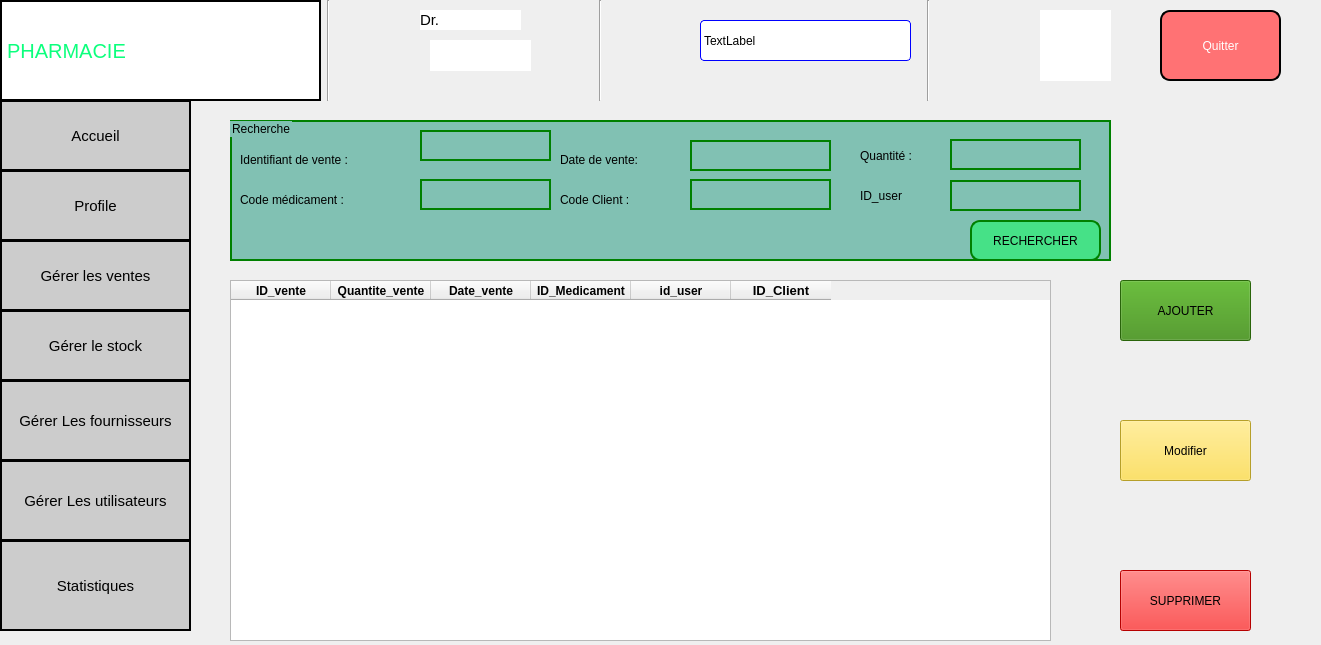
<?xml version="1.0" encoding="UTF-8"?>
<ui version="4.0">
 <class>gestion_ventes</class>
 <widget class="QDialog" name="gestion_ventes">
  <property name="geometry">
   <rect>
    <x>0</x>
    <y>0</y>
    <width>1321</width>
    <height>645</height>
   </rect>
  </property>
  <property name="windowTitle">
   <string>Dialog</string>
  </property>
  <widget class="QPushButton" name="pushButton_gere_vente">
   <property name="geometry">
    <rect>
     <x>0</x>
     <y>240</y>
     <width>191</width>
     <height>71</height>
    </rect>
   </property>
   <property name="styleSheet">
    <string notr="true">
 background-color: rgb(204, 204, 204);;font-size:15px;border:2px solid black;</string>
   </property>
   <property name="text">
    <string>Gérer les ventes</string>
   </property>
  </widget>
  <widget class="QPushButton" name="pushButton_supprimer_fournisseur">
   <property name="geometry">
    <rect>
     <x>1120</x>
     <y>570</y>
     <width>131</width>
     <height>61</height>
    </rect>
   </property>
   <property name="styleSheet">
    <string notr="true">font: 16pt &quot;Algerian&quot;;
 background-color: rgb(255, 0, 0);</string>
   </property>
   <property name="text">
    <string>SUPPRIMER</string>
   </property>
  </widget>
  <widget class="QLabel" name="label">
   <property name="geometry">
    <rect>
     <x>900</x>
     <y>540</y>
     <width>37</width>
     <height>12</height>
    </rect>
   </property>
   <property name="text">
    <string/>
   </property>
  </widget>
  <widget class="QLabel" name="label_2">
   <property name="geometry">
    <rect>
     <x>0</x>
     <y>0</y>
     <width>321</width>
     <height>101</height>
    </rect>
   </property>
   <property name="styleSheet">
    <string notr="true">background-color: rgb(255, 255, 255);font-size:20px;
 font: 20pt &quot;Segoe Script&quot;;border:2px solid black;
 color: rgb(12, 255, 125);</string>
   </property>
   <property name="text">
    <string>PHARMACIE</string>
   </property>
  </widget>
  <widget class="QPushButton" name="pushButton_gerer_fournisseur">
   <property name="geometry">
    <rect>
     <x>0</x>
     <y>380</y>
     <width>191</width>
     <height>81</height>
    </rect>
   </property>
   <property name="styleSheet">
    <string notr="true">background-color: rgb(204, 204, 204);font-size:15px;border:2px solid black;</string>
   </property>
   <property name="text">
    <string>Gérer Les fournisseurs</string>
   </property>
  </widget>
  <widget class="QPushButton" name="pushButton_accueilgerat">
   <property name="geometry">
    <rect>
     <x>0</x>
     <y>100</y>
     <width>191</width>
     <height>71</height>
    </rect>
   </property>
   <property name="styleSheet">
    <string notr="true">background-color: rgb(204, 204, 204);
 font-size:15px;

 border:2px solid black;</string>
   </property>
   <property name="text">
    <string>Accueil</string>
   </property>
  </widget>
  <widget class="QPushButton" name="pushButton_Ajouter_fournisseur">
   <property name="geometry">
    <rect>
     <x>1120</x>
     <y>280</y>
     <width>131</width>
     <height>61</height>
    </rect>
   </property>
   <property name="styleSheet">
    <string notr="true">font: 16pt &quot;Algerian&quot;;
 background-color: rgb(58, 140, 14);</string>
   </property>
   <property name="text">
    <string>AJOUTER</string>
   </property>
  </widget>
  <widget class="Line" name="line_2">
   <property name="geometry">
    <rect>
     <x>320</x>
     <y>0</y>
     <width>16</width>
     <height>101</height>
    </rect>
   </property>
   <property name="orientation">
    <enum>Qt::Vertical</enum>
   </property>
  </widget>
  <widget class="QPushButton" name="ButtonProfil_gerant">
   <property name="geometry">
    <rect>
     <x>0</x>
     <y>170</y>
     <width>191</width>
     <height>71</height>
    </rect>
   </property>
   <property name="styleSheet">
    <string notr="true">font-size:15px;border:2px solid black;
 background-color: rgb(204, 204, 204);</string>
   </property>
   <property name="text">
    <string>Profile</string>
   </property>
  </widget>
  <widget class="QLabel" name="nome_user">
   <property name="geometry">
    <rect>
     <x>430</x>
     <y>40</y>
     <width>101</width>
     <height>31</height>
    </rect>
   </property>
   <property name="styleSheet">
    <string notr="true">background-color:white;
 font: 900 14pt &quot;Arial Black&quot;;</string>
   </property>
   <property name="text">
    <string/>
   </property>
  </widget>
  <widget class="QLabel" name="label_6">
   <property name="geometry">
    <rect>
     <x>420</x>
     <y>10</y>
     <width>101</width>
     <height>20</height>
    </rect>
   </property>
   <property name="styleSheet">
    <string notr="true">background-color: rgb(255, 255, 255);font-size:15px;
 font: 600 16pt &quot;Segoe UI Variable Text Semibold&quot;;</string>
   </property>
   <property name="text">
    <string>Dr.</string>
   </property>
  </widget>
  <widget class="Line" name="line">
   <property name="geometry">
    <rect>
     <x>920</x>
     <y>0</y>
     <width>16</width>
     <height>101</height>
    </rect>
   </property>
   <property name="orientation">
    <enum>Qt::Vertical</enum>
   </property>
  </widget>
  <widget class="QPushButton" name="pushButton_gerer_rupture_2">
   <property name="geometry">
    <rect>
     <x>0</x>
     <y>540</y>
     <width>191</width>
     <height>91</height>
    </rect>
   </property>
   <property name="styleSheet">
    <string notr="true">background-color: rgb(204, 204, 204);font-size:15px;border:2px solid black;</string>
   </property>
   <property name="text">
    <string>Statistiques</string>
   </property>
  </widget>
  <widget class="QLabel" name="label_8">
   <property name="geometry">
    <rect>
     <x>230</x>
     <y>10</y>
     <width>61</width>
     <height>81</height>
    </rect>
   </property>
   <property name="styleSheet">
    <string notr="true">background-color: rgb(255, 255, 255);</string>
   </property>
   <property name="text">
    <string/>
   </property>
   <property name="pixmap">
    <pixmap resource="ressource.qrc">:/res/image/devenir-pharmacien-921x1024.png</pixmap>
   </property>
   <property name="scaledContents">
    <bool>true</bool>
   </property>
  </widget>
  <widget class="QPushButton" name="pushButton_Modifier_fournisseur">
   <property name="geometry">
    <rect>
     <x>1120</x>
     <y>420</y>
     <width>131</width>
     <height>61</height>
    </rect>
   </property>
   <property name="styleSheet">
    <string notr="true">font: 16pt &quot;Algerian&quot;;
 background-color: rgb(255, 222, 58);</string>
   </property>
   <property name="text">
    <string>Modifier</string>
   </property>
  </widget>
  <widget class="QLabel" name="label_5">
   <property name="geometry">
    <rect>
     <x>620</x>
     <y>10</y>
     <width>61</width>
     <height>61</height>
    </rect>
   </property>
   <property name="text">
    <string/>
   </property>
   <property name="pixmap">
    <pixmap resource="ressource.qrc">:/res/image/OIP (3).jpeg</pixmap>
   </property>
   <property name="scaledContents">
    <bool>true</bool>
   </property>
  </widget>
  <widget class="Line" name="line_4">
   <property name="geometry">
    <rect>
     <x>590</x>
     <y>0</y>
     <width>20</width>
     <height>101</height>
    </rect>
   </property>
   <property name="orientation">
    <enum>Qt::Vertical</enum>
   </property>
  </widget>
  <widget class="QPushButton" name="pushButton_gerer_utilisateurs">
   <property name="geometry">
    <rect>
     <x>0</x>
     <y>460</y>
     <width>191</width>
     <height>81</height>
    </rect>
   </property>
   <property name="styleSheet">
    <string notr="true">background-color: rgb(204, 204, 204);font-size:15px;border:2px solid black;</string>
   </property>
   <property name="text">
    <string>Gérer Les utilisateurs</string>
   </property>
  </widget>
  <widget class="QPushButton" name="pushButton_gerer_stock">
   <property name="geometry">
    <rect>
     <x>0</x>
     <y>310</y>
     <width>191</width>
     <height>71</height>
    </rect>
   </property>
   <property name="styleSheet">
    <string notr="true">background-color: rgb(204, 204, 204);font-size:15px;border:2px solid black;</string>
   </property>
   <property name="text">
    <string>Gérer le stock</string>
   </property>
  </widget>
  <widget class="QGroupBox" name="groupBox">
   <property name="geometry">
    <rect>
     <x>230</x>
     <y>120</y>
     <width>881</width>
     <height>141</height>
    </rect>
   </property>
   <property name="styleSheet">
    <string notr="true">font: 16pt &quot;Arial Rounded MT Bold&quot;;border:2px solid green;
 background-color:#81c1b3;
 color: rgb(0, 0, 0);</string>
   </property>
   <property name="title">
    <string>Recherche</string>
   </property>
   <widget class="QLabel" name="label_9">
    <property name="geometry">
     <rect>
      <x>10</x>
      <y>70</y>
      <width>131</width>
      <height>20</height>
     </rect>
    </property>
    <property name="styleSheet">
     <string notr="true">font: 12pt &quot;Arial&quot;;
 color:#000;
 border:0;</string>
    </property>
    <property name="text">
     <string>Code médicament :</string>
    </property>
   </widget>
   <widget class="QLineEdit" name="lineEdit_date_vente">
    <property name="geometry">
     <rect>
      <x>460</x>
      <y>20</y>
      <width>141</width>
      <height>31</height>
     </rect>
    </property>
    <property name="styleSheet">
     <string notr="true"/>
    </property>
    <property name="alignment">
     <set>Qt::AlignCenter</set>
    </property>
   </widget>
   <widget class="QLabel" name="label_10">
    <property name="geometry">
     <rect>
      <x>630</x>
      <y>20</y>
      <width>81</width>
      <height>31</height>
     </rect>
    </property>
    <property name="styleSheet">
     <string notr="true">font: 12pt &quot;Arial&quot;;
 color:#000;
 border:0;</string>
    </property>
    <property name="text">
     <string>Quantité :</string>
    </property>
   </widget>
   <widget class="QLineEdit" name="lineEdit_Quantit">
    <property name="geometry">
     <rect>
      <x>720</x>
      <y>19</y>
      <width>131</width>
      <height>31</height>
     </rect>
    </property>
    <property name="alignment">
     <set>Qt::AlignCenter</set>
    </property>
   </widget>
   <widget class="QLineEdit" name="lineEdit_id_vente">
    <property name="geometry">
     <rect>
      <x>190</x>
      <y>10</y>
      <width>131</width>
      <height>31</height>
     </rect>
    </property>
   </widget>
   <widget class="QLabel" name="label_11">
    <property name="geometry">
     <rect>
      <x>330</x>
      <y>30</y>
      <width>111</width>
      <height>20</height>
     </rect>
    </property>
    <property name="styleSheet">
     <string notr="true">font: 12pt &quot;Arial&quot;;
 color:#000;
 border:0;</string>
    </property>
    <property name="text">
     <string>Date de vente:</string>
    </property>
   </widget>
   <widget class="QLineEdit" name="lineEdit_codeMed">
    <property name="geometry">
     <rect>
      <x>190</x>
      <y>59</y>
      <width>131</width>
      <height>31</height>
     </rect>
    </property>
   </widget>
   <widget class="QLabel" name="label_12">
    <property name="geometry">
     <rect>
      <x>330</x>
      <y>70</y>
      <width>111</width>
      <height>20</height>
     </rect>
    </property>
    <property name="styleSheet">
     <string notr="true">font: 12pt &quot;Arial&quot;;
 color:#000;
 border:0;</string>
    </property>
    <property name="text">
     <string>Code Client :</string>
    </property>
   </widget>
   <widget class="QPushButton" name="pushButton_Recherchevente">
    <property name="geometry">
     <rect>
      <x>740</x>
      <y>100</y>
      <width>131</width>
      <height>41</height>
     </rect>
    </property>
    <property name="styleSheet">
     <string notr="true">font: 12pt &quot;Arial Rounded MT Bold&quot;;
 background-color: rgb(70, 225, 135);border-radius:10px;</string>
    </property>
    <property name="text">
     <string>RECHERCHER</string>
    </property>
   </widget>
   <widget class="QLabel" name="label_13">
    <property name="geometry">
     <rect>
      <x>10</x>
      <y>30</y>
      <width>141</width>
      <height>20</height>
     </rect>
    </property>
    <property name="styleSheet">
     <string notr="true">font: 12pt &quot;Arial&quot;;
 color:#000;
 border:0;</string>
    </property>
    <property name="text">
     <string>Identifiant de vente :</string>
    </property>
   </widget>
   <widget class="QLineEdit" name="lineEdit_idClient">
    <property name="geometry">
     <rect>
      <x>460</x>
      <y>59</y>
      <width>141</width>
      <height>31</height>
     </rect>
    </property>
    <property name="styleSheet">
     <string notr="true">border:2px solid green;</string>
    </property>
    <property name="alignment">
     <set>Qt::AlignCenter</set>
    </property>
   </widget>
   <widget class="QLineEdit" name="lineEdit_ID_user">
    <property name="geometry">
     <rect>
      <x>720</x>
      <y>60</y>
      <width>131</width>
      <height>31</height>
     </rect>
    </property>
    <property name="alignment">
     <set>Qt::AlignCenter</set>
    </property>
   </widget>
   <widget class="QLabel" name="label_14">
    <property name="geometry">
     <rect>
      <x>630</x>
      <y>60</y>
      <width>81</width>
      <height>31</height>
     </rect>
    </property>
    <property name="styleSheet">
     <string notr="true">font: 12pt &quot;Arial&quot;;
 color:#000;
 border:0;</string>
    </property>
    <property name="text">
     <string>ID_user</string>
    </property>
   </widget>
   <widget class="QLabel" name="label_3">
    <property name="geometry">
     <rect>
      <x>100</x>
      <y>-130</y>
      <width>961</width>
      <height>101</height>
     </rect>
    </property>
    <property name="styleSheet">
     <string notr="true">background-color: rgb(255, 255, 255);border:2px solid black;</string>
    </property>
    <property name="text">
     <string/>
    </property>
   </widget>
  </widget>
  <widget class="QTableWidget" name="tableventeWidget">
   <property name="geometry">
    <rect>
     <x>230</x>
     <y>280</y>
     <width>821</width>
     <height>361</height>
    </rect>
   </property>
   <property name="styleSheet">
    <string notr="true">font: 10pt &quot;Arial Rounded MT Bold&quot;;
 ;border:1px solid  black ;border-radius:5px;
 background-color: rgb(225, 255, 255);
 color: rgb(0, 0, 0);
 font: 700 10pt &quot;Segoe UI&quot;;
 text-align:center;
 td{
         background-color: rgb(150, 152, 120)
 }</string>
   </property>
   <column>
    <property name="text">
     <string>ID_vente</string>
    </property>
    <property name="font">
     <font>
      <bold>true</bold>
     </font>
    </property>
    <property name="background">
     <color>
      <red>115</red>
      <green>176</green>
      <blue>172</blue>
     </color>
    </property>
    <property name="foreground">
     <brush brushstyle="SolidPattern">
      <color alpha="255">
       <red>0</red>
       <green>0</green>
       <blue>0</blue>
      </color>
     </brush>
    </property>
   </column>
   <column>
    <property name="text">
     <string>Quantite_vente</string>
    </property>
    <property name="font">
     <font>
      <bold>true</bold>
     </font>
    </property>
    <property name="background">
     <color>
      <red>115</red>
      <green>176</green>
      <blue>172</blue>
     </color>
    </property>
   </column>
   <column>
    <property name="text">
     <string>Date_vente</string>
    </property>
    <property name="font">
     <font>
      <bold>true</bold>
     </font>
    </property>
    <property name="background">
     <color>
      <red>115</red>
      <green>176</green>
      <blue>172</blue>
     </color>
    </property>
   </column>
   <column>
    <property name="text">
     <string>ID_Medicament</string>
    </property>
    <property name="font">
     <font>
      <bold>true</bold>
     </font>
    </property>
    <property name="background">
     <color>
      <red>115</red>
      <green>176</green>
      <blue>172</blue>
     </color>
    </property>
   </column>
   <column>
    <property name="text">
     <string>id_user</string>
    </property>
    <property name="font">
     <font>
      <bold>true</bold>
     </font>
    </property>
    <property name="background">
     <color>
      <red>115</red>
      <green>176</green>
      <blue>172</blue>
     </color>
    </property>
   </column>
   <column>
    <property name="text">
     <string>ID_Client</string>
    </property>
    <property name="font">
     <font>
      <pointsize>10</pointsize>
      <bold>true</bold>
     </font>
    </property>
    <property name="background">
     <color>
      <red>115</red>
      <green>176</green>
      <blue>172</blue>
     </color>
    </property>
   </column>
  </widget>
  <widget class="QLabel" name="label_date">
   <property name="geometry">
    <rect>
     <x>700</x>
     <y>20</y>
     <width>211</width>
     <height>41</height>
    </rect>
   </property>
   <property name="styleSheet">
    <string notr="true">border:1px solid blue;border-radius:4px;
 font: 14pt &quot;Rockwell&quot;;
 background-color: rgb(255, 255, 255);</string>
   </property>
   <property name="text">
    <string>TextLabel</string>
   </property>
  </widget>
  <widget class="QLabel" name="label_15">
   <property name="geometry">
    <rect>
     <x>1040</x>
     <y>10</y>
     <width>71</width>
     <height>71</height>
    </rect>
   </property>
   <property name="styleSheet">
    <string notr="true">background-color: white;</string>
   </property>
   <property name="text">
    <string/>
   </property>
   <property name="pixmap">
    <pixmap resource="ressource.qrc">:/res/image/R (1).png</pixmap>
   </property>
   <property name="scaledContents">
    <bool>true</bool>
   </property>
  </widget>
  <widget class="QPushButton" name="pushButtonquitter">
   <property name="geometry">
    <rect>
     <x>1160</x>
     <y>10</y>
     <width>121</width>
     <height>71</height>
    </rect>
   </property>
   <property name="styleSheet">
    <string notr="true">border:2px solid black;color:white;border-radius:10px;
 font: 900 12pt &quot;Arial Black&quot;;
 background-color: rgb(255, 114, 116);</string>
   </property>
   <property name="text">
    <string>Quitter</string>
   </property>
  </widget>
  <widget class="QLabel" name="label_4">
   <property name="geometry">
    <rect>
     <x>330</x>
     <y>10</y>
     <width>61</width>
     <height>81</height>
    </rect>
   </property>
   <property name="text">
    <string/>
   </property>
   <property name="pixmap">
    <pixmap resource="ressource.qrc">:/res/image/WhatsApp Image 2024-04-30 à 20.55.44_6b270705.jpg</pixmap>
   </property>
   <property name="scaledContents">
    <bool>true</bool>
   </property>
  </widget>
  <zorder>pushButton_gerer_utilisateurs</zorder>
  <zorder>pushButton_gere_vente</zorder>
  <zorder>pushButton_supprimer_fournisseur</zorder>
  <zorder>label</zorder>
  <zorder>label_2</zorder>
  <zorder>pushButton_gerer_fournisseur</zorder>
  <zorder>pushButton_accueilgerat</zorder>
  <zorder>pushButton_Ajouter_fournisseur</zorder>
  <zorder>line_2</zorder>
  <zorder>ButtonProfil_gerant</zorder>
  <zorder>nome_user</zorder>
  <zorder>label_6</zorder>
  <zorder>line</zorder>
  <zorder>pushButton_gerer_rupture_2</zorder>
  <zorder>label_8</zorder>
  <zorder>pushButton_Modifier_fournisseur</zorder>
  <zorder>label_5</zorder>
  <zorder>line_4</zorder>
  <zorder>pushButton_gerer_stock</zorder>
  <zorder>groupBox</zorder>
  <zorder>tableventeWidget</zorder>
  <zorder>label_date</zorder>
  <zorder>label_15</zorder>
  <zorder>pushButtonquitter</zorder>
  <zorder>label_4</zorder>
 </widget>
 <resources>
  <include location="ressource.qrc"/>
 </resources>
 <connections/>
</ui>
